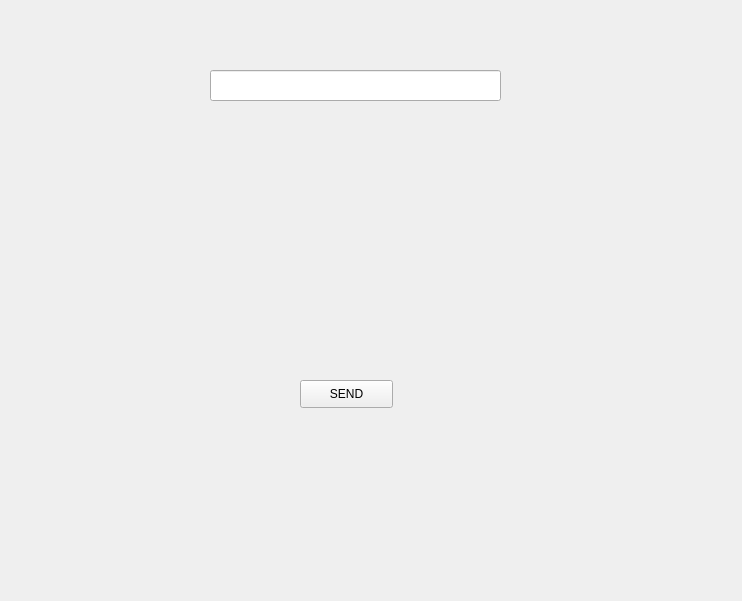
<?xml version="1.0" encoding="UTF-8"?>
<ui version="4.0">
 <class>ARCSINUSClass</class>
 <widget class="QWidget" name="ARCSINUSClass">
  <property name="geometry">
   <rect>
    <x>0</x>
    <y>0</y>
    <width>742</width>
    <height>601</height>
   </rect>
  </property>
  <property name="windowTitle">
   <string>ARCSINUSClass</string>
  </property>
  <widget class="QLineEdit" name="send_mess">
   <property name="geometry">
    <rect>
     <x>210</x>
     <y>70</y>
     <width>291</width>
     <height>31</height>
    </rect>
   </property>
  </widget>
  <widget class="QPushButton" name="button">
   <property name="geometry">
    <rect>
     <x>300</x>
     <y>380</y>
     <width>93</width>
     <height>28</height>
    </rect>
   </property>
   <property name="text">
    <string>SEND</string>
   </property>
  </widget>
  <widget class="QLabel" name="receive_mess">
   <property name="geometry">
    <rect>
     <x>190</x>
     <y>150</y>
     <width>311</width>
     <height>191</height>
    </rect>
   </property>
   <property name="text">
    <string/>
   </property>
  </widget>
 </widget>
 <layoutdefault spacing="6" margin="11"/>
 <resources/>
 <connections/>
</ui>
